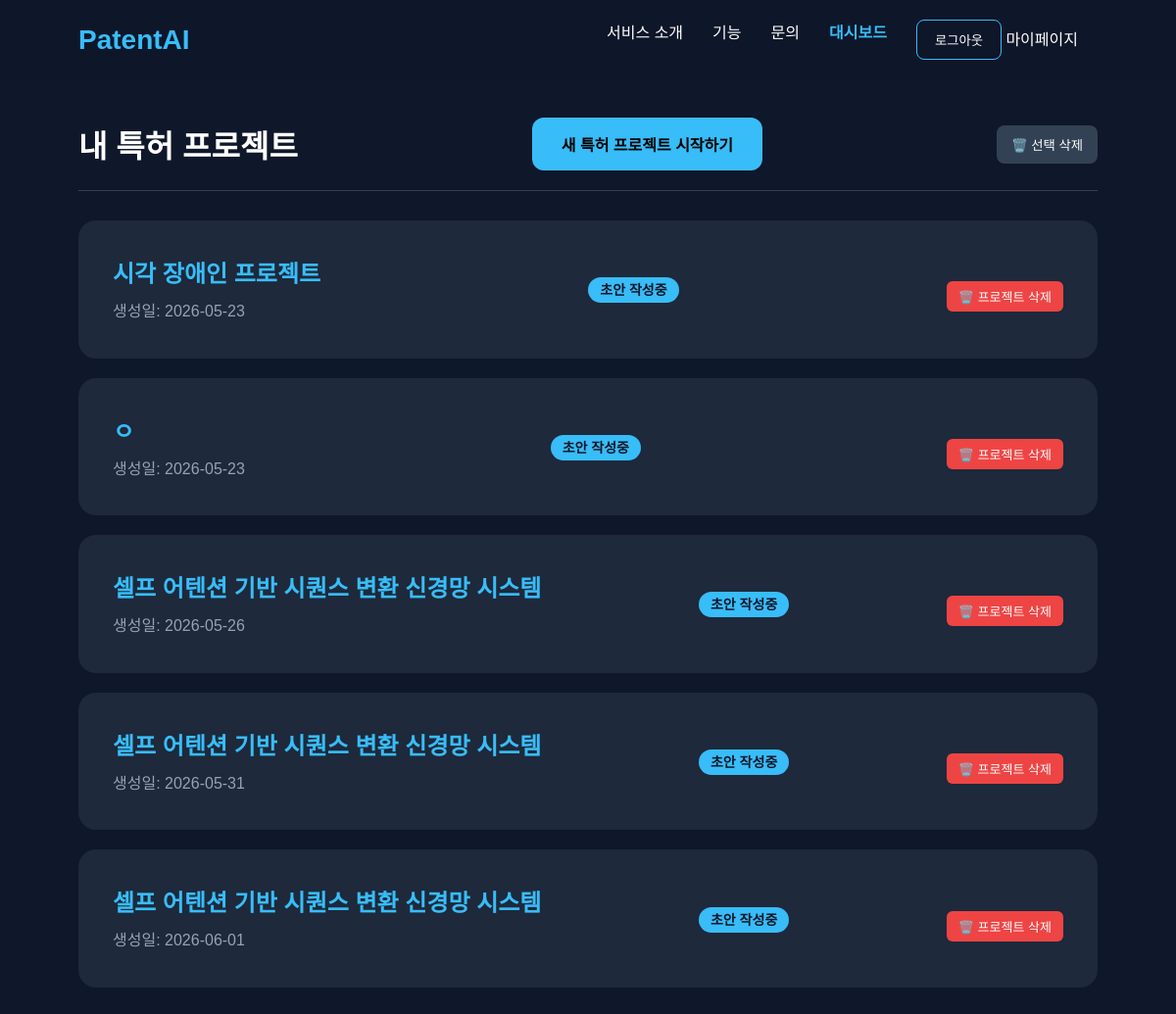
The app's page /workspace/dashboard/ (signed in), older data.
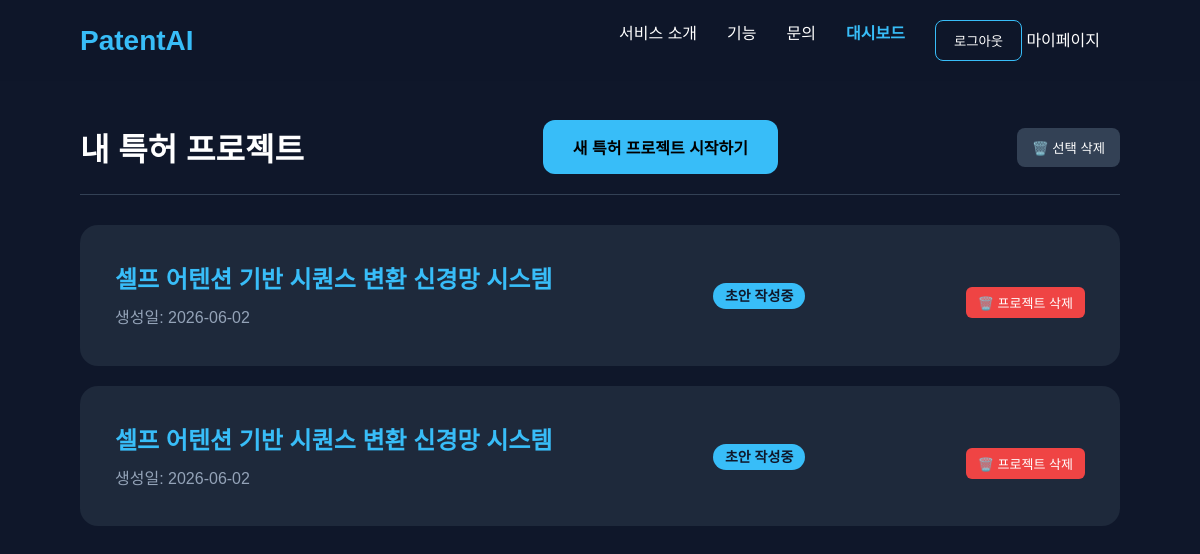
The same page, newer data.
### workspace/models.py (models this page shows)
class PatentProject(models.Model):
    STATUS_CHOICES = (
        ('draft', '초안 작성중'),
        ('agent_processing', 'AI 처리중'),
        ('review', '변리사 검토중'),
        ('done', '완료'),
    )
    title = models.CharField(max_length=200, verbose_name="프로젝트명")
    owner = models.ForeignKey(User, on_delete=models.CASCADE, related_name='projects')
    status = models.CharField(max_length=20, choices=STATUS_CHOICES, default='draft')
    original_data_hash = models.CharField(max_length=64, blank=True, null=True) # 원본 데이터의 해시값을 저장하는 필드 (중복 방지 및 변경 감지용)
    created_at = models.DateTimeField(auto_now_add=True)
    updated_at = models.DateTimeField(auto_now=True)

### workspace/views.py (the view)
# urls.py: path('dashboard/', views.dashboard, name='dashboard'),
@login_required(login_url='/accounts/login/')
def dashboard(request):
    try:
        user_role = request.user.userprofile.role
    except:
        user_role = 'inventor'
    if user_role == 'attorney':
        projects = PatentProject.objects.filter(status='review')
        template_name = 'workspace/attorney_dashboard.html'
    else:
        projects = PatentProject.objects.filter(owner=request.user)
        template_name = 'workspace/inventor_dashboard.html'
    return render(request, template_name, {'projects': projects})

### workspace/templates/workspace/inventor_dashboard.html (shortened to what this page needs)
{% extends "base.html" %}
{% block content %}
<div class="dashboard-container" style="padding: 120px 80px 50px 80px; max-width: 1200px; margin: 0 auto;">
    <div style="display: flex; justify-content: space-between; align-items: center; border-bottom: 1px solid #334155; padding-bottom: 20px; margin-bottom: 30px;">
        <h1 style="margin: 0; font-size: 32px;">내 특허 프로젝트</h1>
        <a href="{% url 'create_project' %}" id="create-project-btn" class="start-btn" style="text-decoration: none; display: inline-block;">새 특허 프로젝트 시작하기</a>
        <button id="toggle-delete-mode-btn" style="background: #334155; color: white; border: none; padding: 10px 15px; border-radius: 8px; cursor: pointer;">
            🗑️ 선택 삭제
        </button>
    </div>
    <div class="project-list" style="display: flex; flex-direction: column; gap: 20px;">
        {% for project in projects %}
        <div class="card" style="width: 100%; display: flex; justify-content: space-between; align-items: center;">
            <div style="flex: 1; display: flex; justify-content: space-between; align-items: center;">
            <div>
                <h2 style="margin-bottom: 10px; font-size: 24px;">
                    <a href="{% url 'workstation' project.id %}" style="color: #38bdf8; text-decoration: none;">
                        {{ project.title }}
                    </a>
                </h2>
                <p style="color: #94a3b8;">생성일: {{ project.created_at|date:"Y-m-d" }}</p>
            </div>
            <div>
                <span style="background: #38bdf8; color: #0f172a; padding: 5px 12px; border-radius: 20px; font-weight: bold; font-size: 14px;">
                    {{ project.get_status_display }}
                </span>
            </div>
            <div class="project-actions" style="margin-top: 15px; display: flex; justify-content: flex-end;">
                <form action="{% url 'delete_project' project.id %}" method="POST"
                    onsubmit="return confirm('정말로 이 프로젝트를 삭제하시겠습니까?\n삭제된 데이터와 채팅 내역은 복구할 수 없습니다.');"
                    style="display: inline;">
                    <button type="submit" class="delete-btn"
                            style="background: #ef4444; color: white; border: none; padding: 6px 12px; border-radius: 6px; font-size: 13px; cursor: pointer; transition: background 0.2s;">
                        🗑️ 프로젝트 삭제
                    </button>
                </form>
            </div>
        </div>
        </div>
        {% empty %}
        <div style="text-align: center; padding: 60px 0; background: #1e293b; border-radius: 18px;">
            <p style="color: #94a3b8; font-size: 18px; margin-bottom: 20px;">아직 진행 중인 프로젝트가 없습니다.</p>
        </div>
        {% endfor %}
    </div>
</div>
{% endblock %}

Row changes from the older to the newer data that the page shows:
removed PatentProject: title "시각 장애인 프로젝트", created_at "2026-05-23", status "초안 작성중"
removed PatentProject: title "ㅇ", created_at "2026-05-23", status "초안 작성중"
removed PatentProject: title "셀프 어텐션 기반 시퀀스 변환 신경망 시스템", created_at "2026-05-26", status "초안 작성중"
removed PatentProject: title "셀프 어텐션 기반 시퀀스 변환 신경망 시스템", created_at "2026-05-31", status "초안 작성중"
removed PatentProject: title "셀프 어텐션 기반 시퀀스 변환 신경망 시스템", created_at "2026-06-01", status "초안 작성중"
added PatentProject: title "셀프 어텐션 기반 시퀀스 변환 신경망 시스템", created_at "2026-06-02", status "초안 작성중"
added PatentProject: title "셀프 어텐션 기반 시퀀스 변환 신경망 시스템", created_at "2026-06-02", status "초안 작성중"
